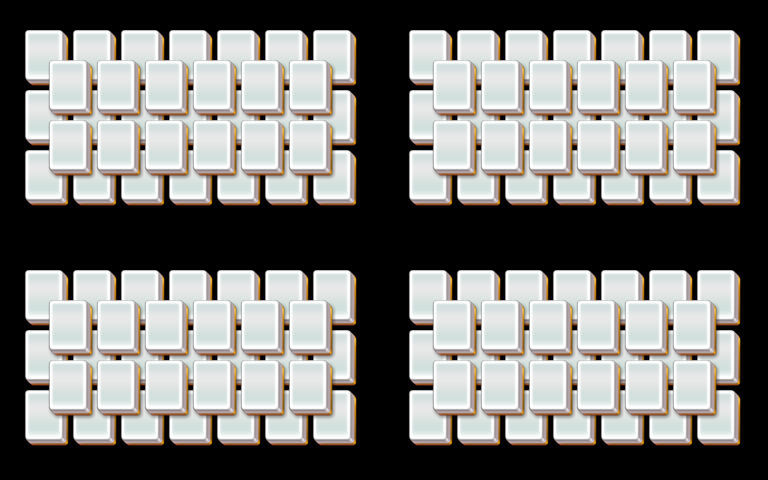

Rendered tile map (Tiled .tmx) drawn with the repository's tilesets; below, a short description and the map source with its tile grids summarised:
An orthogonal 32x16 tile map with 24x30 px tiles, 4 tile layers (layer1, layer2, layer3, layer4).

<map version="1.0" orientation="orthogonal" width="32" height="16" tilewidth="24" tileheight="30">
 <properties>
  <property name="species" value="10" />
 </properties>
 <tileset firstgid="1" name="mahjong" tilewidth="48" tileheight="60">
  <image source="mahjong.png" />
 </tileset>
 <layer name="layer1" width="32" height="16">
  <data>[512 cells, 84 non-empty, 1 distinct tile ids]</data>
 </layer>
 <layer name="layer2" width="32" height="16">
  <data>[512 cells, 48 non-empty, 1 distinct tile ids]</data>
 </layer>
 <layer name="layer3" width="32" height="16">
  <data>[512 cells, 84 non-empty, 1 distinct tile ids]</data>
 </layer>
 <layer name="layer4" width="32" height="16">
  <data>[512 cells, 48 non-empty, 1 distinct tile ids]</data>
 </layer>
</map>
